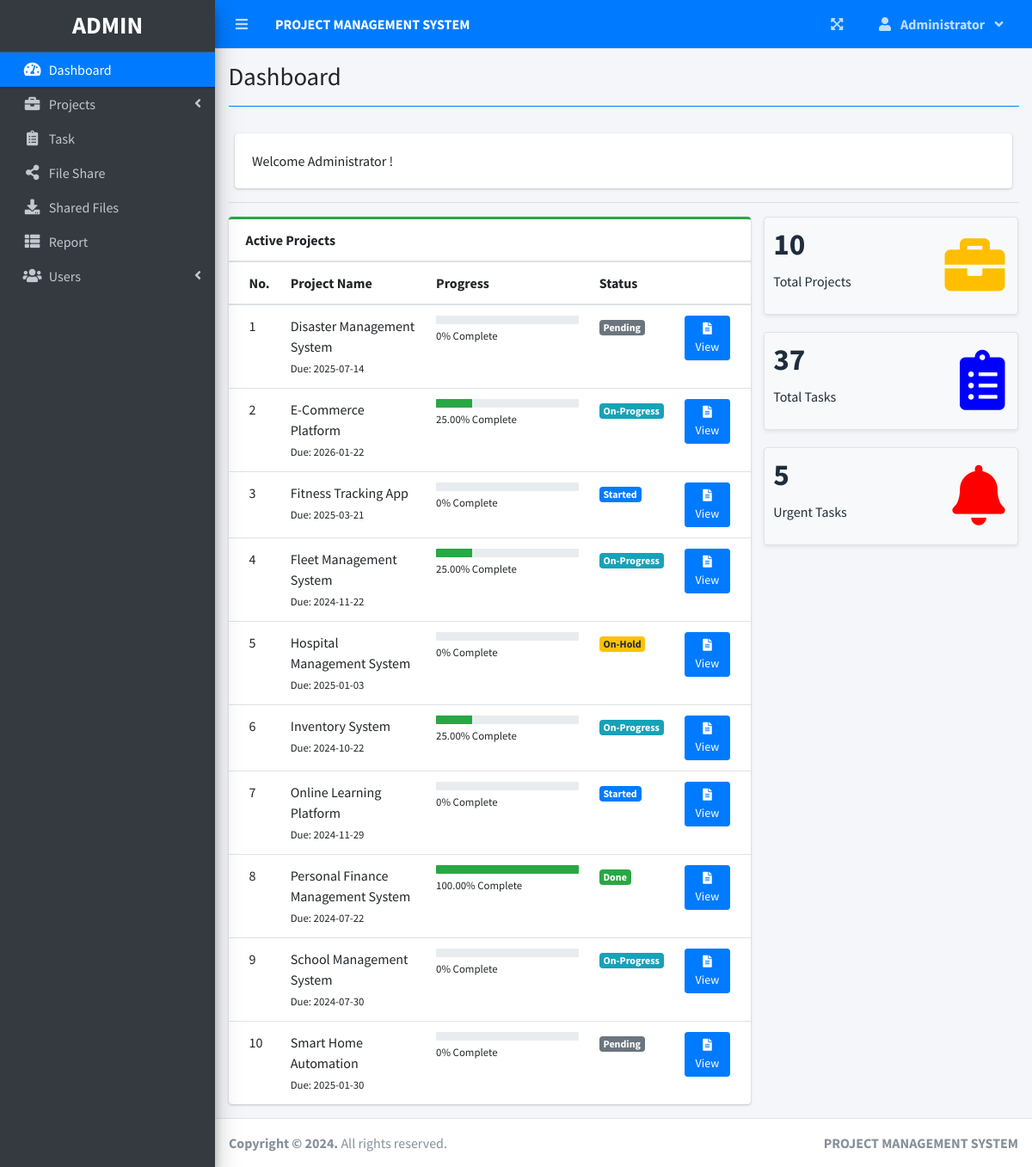
The page / (signed in) on the database its author committed.
### tables this page shows
CREATE TABLE `project_list` (
  `id` int(30) NOT NULL,
  `name` varchar(200) NOT NULL,
  `description` text NOT NULL,
  `status` tinyint(2) NOT NULL,
  `start_date` date NOT NULL,
  `end_date` date NOT NULL,
  `manager_id` int(30) NOT NULL,
  `user_ids` text NOT NULL,
  `date_created` datetime NOT NULL DEFAULT current_timestamp()
);

### home.php (the view, shortened to what this page needs)
<?php
include('db_connect.php');
?>
<div class="col-12">
  <div class="card">
    <div class="card-body">
      Welcome <?php echo $_SESSION['login_name'] ?>!
    </div>
  </div>
</div>
<hr>
<?php
$where2 = "";
?>
<div class="row">
  <div class="col-md-8">
    <div class="card card-outline card-success">
      <div class="card-header">
        <b>Active Projects</b>
      </div>
      <div class="card-body p-0">
        <div class="table-responsive">
          <table class="table m-0 table-hover">
            <colgroup>
              <col width="5%">
              <col width="30%">
              <col width="35%">
              <col width="15%">
              <col width="15%">
            </colgroup>
            <thead>
              <th>No.</th>
              <th>Project Name</th>
              <th>Progress</th>
              <th>Status</th>
              <th></th>
            </thead>
            <tbody>
              <?php
              $i = 1;
              $stat = array("Pending", "Started", "On-Progress", "On-Hold", "Over Due", "Done");
              $where = "";
              $qry = $conn->query("SELECT * FROM project_list $where order by name asc");
              while ($row = $qry->fetch_assoc()) :
                $tprog = $conn->query("SELECT * FROM task_list where project_id = {$row['id']}")->num_rows;
                $cprog = $conn->query("SELECT * FROM task_list where project_id = {$row['id']} and status = 3")->num_rows;
                $prog = $tprog > 0 ? ($cprog / $tprog) * 100 : 0;
                $prog = $prog > 0 ?  number_format($prog, 2) : $prog;
                $prod = $conn->query("SELECT * FROM user_productivity where project_id = {$row['id']}")->num_rows;
                if ($row['status'] == 0 && strtotime(date('Y-m-d')) >= strtotime($row['start_date'])) :
                  if ($prod  > 0  || $cprog > 0)
                    $row['status'] = 2;
                  else
                    $row['status'] = 1;
                elseif ($row['status'] == 0 && strtotime(date('Y-m-d')) > strtotime($row['end_date'])) :
                  $row['status'] = 4;
                endif;
              ?>
                <tr>
                  <td>
                    <?php echo $i++ ?>
                  </td>
                  <td>
                    <a>
                      <?php echo ucwords($row['name']) ?>
                    </a>
                    <br>
                    <small>
                      Due: <?php echo date("Y-m-d", strtotime($row['end_date'])) ?>
                    </small>
                  </td>
                  <td class="project_progress">
                    <div class="progress progress-sm">
                      <div class="progress-bar bg-green" role="progressbar" aria-valuenow="57" aria-valuemin="0" aria-valuemax="100" style="width: <?php echo $prog ?>%">
                      </div>
                    </div>
                    <small>
                      <?php echo $prog ?>% Complete
                    </small>
                  </td>
                  <td class="project-state">
                    <?php
                    if ($stat[$row['status']] == 'Pending') {
                      echo "<span class='badge badge-secondary'>{$stat[$row['status']]}</span>";
                    } elseif ($stat[$row['status']] == 'Started') {
                      echo "<span class='badge badge-primary'>{$stat[$row['status']]}</span>";
                    } elseif ($stat[$row['status']] == 'On-Progress') {
                      echo "<span class='badge badge-info'>{$stat[$row['status']]}</span>";
                    } elseif ($stat[$row['status']] == 'On-Hold') {
                      echo "<span class='badge badge-warning'>{$stat[$row['status']]}</span>";
                    } elseif ($stat[$row['status']] == 'Over Due') {
                      echo "<span class='badge badge-danger'>{$stat[$row['status']]}</span>";
                    } elseif ($stat[$row['status']] == 'Done') {
                      echo "<span class='badge badge-success'>{$stat[$row['status']]}</span>";
                    }
                    ?>
                  </td>
                  <td>
                    <a class="btn btn-primary btn-sm" href="./index.php?page=view_project&id=<?php echo $row['id'] ?>">
                      <i class="fas fa-file-alt">
                      </i>
                      View
                    </a>
                  </td>
                </tr>
              <?php endwhile; ?>
            </tbody>
          </table>
        </div>
      </div>
    </div>
  </div>
  <div class="col-md-4">
    <div class="row">
      <div class="col-12 col-sm-6 col-md-12">
        <div class="small-box bg-light shadow-sm border">
          <div class="inner">
            <h3><?php echo $conn->query("SELECT * FROM project_list $where")->num_rows; ?></h3>
            <p>Total Projects</p>
          </div>
          <div class="icon">
            <i class="fa fa-briefcase" style="color: #FFBF00;"></i>
          </div>
        </div>
      </div>
      <div class="col-12 col-sm-6 col-md-12">
        <div class="small-box bg-light shadow-sm border">
          <div class="inner">
            <h3><?php echo $conn->query("SELECT t.*,p.name as pname,p.start_date,p.status as pstatus, p.end_date,p.id as pid FROM task_list t inner join project_list p on p.id = t.project_id $where2")->num_rows; ?></h3>
            <p>Total Tasks</p>
          </div>
          <div class="icon">
            <i class="fa fa-clipboard-list" style="color: #0000FF;"></i>
          </div>
        </div>
      </div>
      <div class="col-12 col-sm-6 col-md-12">
        <div class="small-box bg-light shadow-sm border">
          <div class="inner">
            <h3>
              <?php
              if ($_SESSION['login_type'] == 1 || $_SESSION['login_type'] == 2) {
                $where2 = '';
              } elseif ($_SESSION['login_type'] == 3) {
                $where2 = "AND FIND_IN_SET({$_SESSION['login_id']}, p.user_ids) > 0";
              } else {
                $where2 = '';
              }
              $query = "
            SELECT
              COUNT(*) as on_hold_count
            FROM
              task_list t
            INNER JOIN
              project_list p
              ON p.id = t.project_id
            WHERE
              t.status = 2
              $where2
          ";
              $result = $conn->query($query);
              if ($result) {
                $row = $result->fetch_assoc();
                echo $row['on_hold_count'];
              } else {
                echo 0;
              }
              ?>
            </h3>
            <p>Urgent Tasks</p>
          </div>
          <div class="icon">
            <i class="fa fa-bell" style="color: #FF0000;"></i>
          </div>
        </div>
      </div>
    </div>
  </div>
</div>

### index.php (shortened to what this page needs)
<!DOCTYPE html>
<html lang="en">
<?php
include 'header.php';
?>
<body class="hold-transition sidebar-mini layout-fixed layout-navbar-fixed layout-footer-fixed">
    <div class="wrapper">
        <?php include 'topbar.php'; ?>
        <?php include 'sidebar.php'; ?>
        <div class="content-wrapper">
            <div class="content-header">
                <div class="container-fluid">
                    <div class="row mb-2">
                        <div class="col-sm-6">
                            <h1 class="m-0"><?php echo htmlspecialchars($title); ?></h1>
                        </div>
                    </div>
                    <hr class="border-primary">
                </div>
            </div>
            <section class="content">
                <div class="container-fluid">
                    <?php
                    $page = isset($_GET['page']) ? $_GET['page'] : 'home';
                    if (!file_exists($page . ".php")) {
                        include '404.html';
                    } else {
                        include $page . '.php';
                    }
                    ?>
                </div>
            </section>
        </div>
        <footer class="main-footer">
            <strong>Copyright &copy; <?php echo date('Y'); ?>.</strong>
            All rights reserved.
            <div class="float-right d-none d-sm-inline-block">
                <b><?php echo htmlspecialchars($_SESSION['system']['name']); ?></b>
            </div>
        </footer>
    </div>
</body>
</html>

### header.php (shortened to what this page needs)
<head>
  <?php
  $title = isset($_GET['page']) ? ucwords(str_replace("_", ' ', $_GET['page'])) : "Dashboard";
  ?>
  <link rel="stylesheet" href="assets/plugins/fontawesome-free/css/all.min.css">
  <link rel="stylesheet" href="assets/plugins/overlayScrollbars/css/OverlayScrollbars.min.css">
  <link rel="stylesheet" href="assets/plugins/datatables-bs4/css/dataTables.bootstrap4.min.css">
  <link rel="stylesheet" href="assets/plugins/datatables-responsive/css/responsive.bootstrap4.min.css">
  <link rel="stylesheet" href="assets/plugins/datatables-buttons/css/buttons.bootstrap4.min.css">
  <link rel="stylesheet" href="assets/plugins/select2/css/select2.min.css">
  <link rel="stylesheet" href="assets/plugins/select2-bootstrap4-theme/select2-bootstrap4.min.css">
  <link rel="stylesheet" href="assets/plugins/sweetalert2-theme-bootstrap-4/bootstrap-4.min.css">
  <link rel="stylesheet" href="assets/plugins/toastr/toastr.min.css">
  <link rel="stylesheet" href="assets/plugins/dropzone/min/dropzone.min.css">
  <link rel="stylesheet" href="assets/dist/css/jquery.datetimepicker.min.css">
  <link rel="stylesheet" href="assets/plugins/icheck-bootstrap/icheck-bootstrap.min.css">
  <link rel="stylesheet" href="assets/plugins/bootstrap4-toggle/css/bootstrap4-toggle.min.css">
  <link rel="stylesheet" href="assets/dist/css/adminlte.min.css">
  <link rel="stylesheet" href="assets/dist/css/styles.css">
  <link rel="stylesheet" href="assets/plugins/summernote/summernote-bs4.min.css">
</head>

### topbar.php (shortened to what this page needs)
<nav class="main-header navbar navbar-expand navbar-primary navbar-dark ">
  <ul class="navbar-nav">
    <?php if(isset($_SESSION['login_id'])): ?>
    <li class="nav-item">
      <a class="nav-link" data-widget="pushmenu" href="" role="button"><i class="fas fa-bars"></i></a>
    </li>
  <?php endif; ?>
    <li>
      <a class="nav-link text-white"  href="./" role="button"> <large><b><?php echo $_SESSION['system']['name'] ?></b></large></a>
    </li>
  </ul>
  <ul class="navbar-nav ml-auto">
    <li class="nav-item">
      <a class="nav-link" data-widget="fullscreen" href="#" role="button">
        <i class="fas fa-expand-arrows-alt"></i>
      </a>
    </li>
   <li class="nav-item dropdown">
          <a class="nav-link"  data-toggle="dropdown" aria-expanded="true" href="javascript:void(0)">
            <span>
              <div class="d-felx badge-pill">
                <span class="fa fa-user mr-2"></span>
                <span><b><?php echo ucwords($_SESSION['login_firstname']) ?></b></span>
                <span class="fa fa-angle-down ml-2"></span>
              </div>
            </span>
          </a>
    </li>
  </ul>
</nav>

### sidebar.php (shortened to what this page needs)
<aside class="main-sidebar sidebar-dark-primary elevation-4">
  <div class="dropdown">
    <a href="./" class="brand-link">
      <?php if ($_SESSION['login_type'] == 1) : ?>
        <h3 class="text-center p-0 m-0"><b>ADMIN</b></h3>
      <?php else : ?>
        <h3 class="text-center p-0 m-0"><b>USER</b></h3>
      <?php endif; ?>
    </a>
  </div>
  <div class="sidebar pb-4 mb-4">
    <nav class="mt-2">
      <ul class="nav nav-pills nav-sidebar flex-column nav-flat" data-widget="treeview" role="menu" data-accordion="false">
        <li class="nav-item dropdown">
          <a href="./" class="nav-link nav-home">
            <i class="nav-icon fas fa-tachometer-alt"></i>
            <p>Dashboard</p>
          </a>
        </li>
        <li class="nav-item">
          <a href="#" class="nav-link nav-edit_project nav-view_project">
            <i class="nav-icon fas fa-briefcase"></i>
            <p>Projects <i class="right fas fa-angle-left"></i></p>
          </a>
        </li>
        <li class="nav-item">
          <a href="./index.php?page=task_list" class="nav-link nav-task_list">
            <i class="fas fa-clipboard-list nav-icon"></i>
            <p>Task</p>
          </a>
        </li>
        <li class="nav-item">
          <a href="./index.php?page=file_share" class="nav-link nav-file_share">
            <i class="nav-icon fas fa-share-alt"></i>
            <p>File Share</p>
          </a>
        </li>
        <li class="nav-item">
          <a href="./index.php?page=shared_files" class="nav-link nav-shared_files">
            <i class="fas fa-download nav-icon"></i>
            <p>Shared Files</p>
          </a>
        </li>
        <?php if ($_SESSION['login_type'] != 3) : ?>
          <li class="nav-item">
            <a href="./index.php?page=reports" class="nav-link nav-reports">
              <i class="fas fa-th-list nav-icon"></i>
              <p>Report</p>
            </a>
          </li>
        <?php endif; ?>
        <?php if ($_SESSION['login_type'] == 1) : ?>
          <li class="nav-item">
            <a href="#" class="nav-link nav-edit_user">
              <i class="nav-icon fas fa-users"></i>
              <p>Users <i class="right fas fa-angle-left"></i></p>
            </a>
          </li>
        <?php endif; ?>
      </ul>
    </nav>
  </div>
</aside>

### rows shown on the page
project_list: name "Disaster Management System", end_date "2025-07-14", prog "0", status "Pending"
project_list: name "E-Commerce Platform", end_date "2026-01-22", prog "25.00", status "On-Progress"
project_list: name "Fitness Tracking App", end_date "2025-03-21", prog "0", status "Started"
project_list: name "Fleet Management System", end_date "2024-11-22", prog "25.00", manager "On-Progress"
project_list: name "Hospital Management System", end_date "2025-01-03", prog "0", status "On-Hold"
project_list: name "Inventory System", end_date "2024-10-22", prog "25.00", status "On-Progress"
project_list: name "Online Learning Platform", end_date "2024-11-29", prog "0", status "Started"
project_list: name "Personal Finance Management System", end_date "2024-07-22", prog "100.00", status "Done"
project_list: name "School Management System", end_date "2024-07-30", prog "0", manager "On-Progress"
project_list: name "Smart Home Automation", end_date "2025-01-30", prog "0", status "Pending"

### other values the page prints
$_SESSION['system']['name'] "PROJECT MANAGEMENT SYSTEM"
$_SESSION['login_firstname'] "Administrator"
$title "Dashboard"
$_SESSION['login_name'] "Administrator"
$conn->query("SELECT * FROM project_list $where")->num_rows "10"
$row['on_hold_count'] "5"
